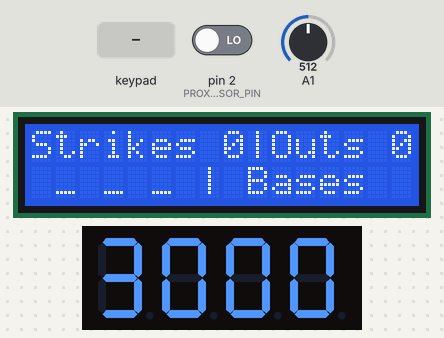
A sketch run on a simulated Arduino Uno, built with avr-gcc and run on an emulated ATmega328P. Parts: 16×2 character LCD, 4-digit seven-segment display. Inputs (shaded band) come from the test bench; at power-on: pin 2 (PROX_SENSOR_PIN) LOW, A1 = 512. What the sketch prints to the serial monitor is not drawn.

Above: at 2.3 s.
2.4 s: keypad keys 3 4 5 6 A pressed 0.4 s apart
At 3.9 s:
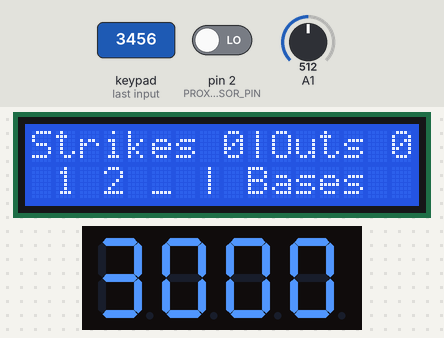
5.9 s: keypad keys 7 8 9 1 0 pressed 0.4 s apart
At 8.0 s:
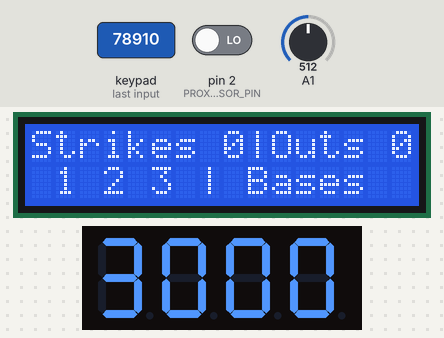
9.4 s: pin 2 (PROX_SENSOR_PIN) driven HIGH
At 12.3 s:
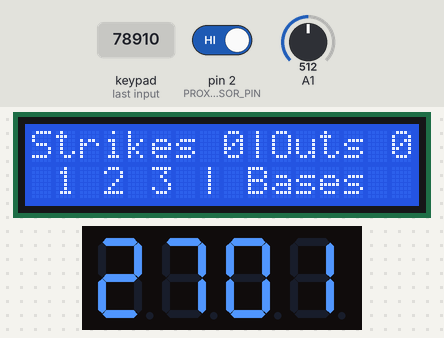
12.4 s: A1 set to 306
At 14.0 s:
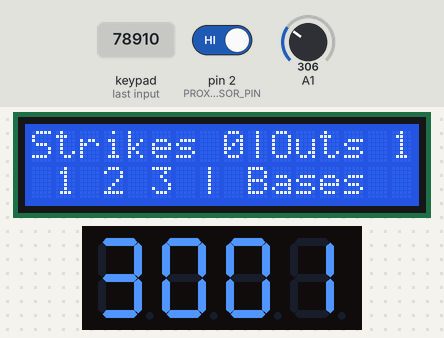
15.0 s: key '1' pressed
At 17.6 s:
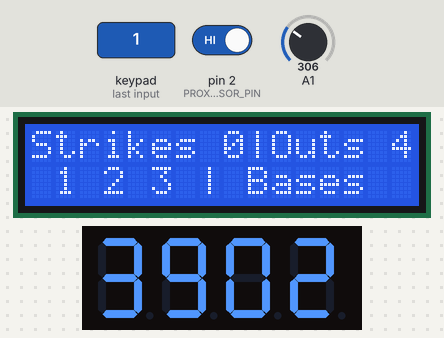
18.0 s: key '2' pressed
At 21.2 s:
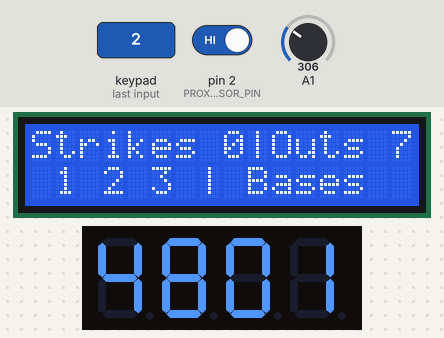
Timing chart, 0 to 22.0 s (numbered marks = the images above; inputs shaded):
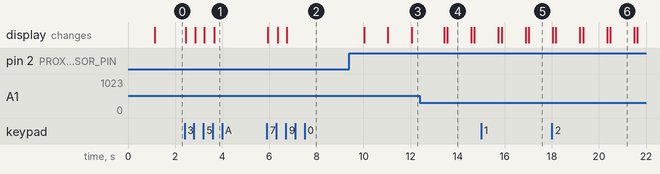

Measured:
- after the input at 2.4 s, the display: first changes after 0.05 s (image 1 shows a later state)
- after the input at 5.9 s, the display: first changes at once (image 2 shows a later state)
- after the input at 9.4 s, the display: first changes after 0.63 s (image 3 shows a later state)
- what the display in image 4 shows lasts 1.0 s, from 13.6 s to 14.6 s

The sketch:

Marketplace_Project.ino
```cpp
//Arduino marketplace scoreboard
//https://wokwi.com/projects/new/arduino-uno
#include <TM1637Display.h>
#include <Keypad.h>
#include <Wire.h>
#include <LiquidCrystal_I2C.h>

#include <avr/io.h>
#include <avr/interrupt.h>

// PINS
#define PROX_SENSOR_PIN 2
#define SEVEN_SEG_CLOCK_PIN 12
#define SEVEN_SEG_DIO_PIN 13

#define FIRST_BASE_TOGGLE '3'
#define SECOND_BASE_TOGGLE '6'
#define THIRD_BASE_TOGGLE '9'
#define ADD_SCORE '1'
#define SUBTRACT_SCORE '2'
#define ADD_STRIKES '4'
#define SUBTRACT_STRIKES '5'
#define ADD_OUTS '7'
#define SUBTRACT_OUTS '8'
#define RESET_ALL 'A'
#define RECALIBRATE_SENSORS 'B'
#define TOGGLE_TIMER 'C'

// How long does a new clock last for a turn
#define TURN_DURATION 30

// Set the LCD address to 0x27 for a 16 chars and 2 line display
// Adjust the address as needed, which can be found using an I2C scanner sketch
LiquidCrystal_I2C lcd(0x27, 16, 2);
unsigned long lcdGOdsp = 0;  // time when game ended
bool isPaused = false;

int turnSecsRemaining = TURN_DURATION;
unsigned long turnLastSecondCountdown = 0;  // millis() of last time we reduced turnSecsRemaining
bool timerRunning = false;                  // Indicates whether the timer is currently running
bool timerButtonToggle = false;

bool firstBase = false;
bool secondBase = false;
bool thirdBase = false;

int strikes = 0;
int outs = 0;
int score = 0;
int calibratedOutSensorValue = 0;

// Create a display object of type TM1637Display
TM1637Display display = TM1637Display(SEVEN_SEG_CLOCK_PIN, SEVEN_SEG_DIO_PIN);

// Create an array that turns all segments ON
const uint8_t allON[] = { 0xff, 0xff, 0xff, 0xff };

// Create an array that turns all segments OFF
const uint8_t allOFF[] = { 0x00, 0x00, 0x00, 0x00 };

const byte ROWS = 4;  //four rows
const byte COLS = 4;  //four columns
//define the cymbols on the buttons of the keypads
char hexaKeys[ROWS][COLS] = {
  { '1', '2', '3', 'A' },
  { '4', '5', '6', 'B' },
  { '7', '8', '9', 'C' },
  { '*', '0', '#', 'D' }
};

byte rowPins[ROWS] = { 3, 4, 5, 6 };   //connect to the row pinouts of the keypad
byte colPins[COLS] = { 7, 8, 9, 10 };  //connect to the column pinouts of the keypad
//initialize an instance of class NewKeypad
Keypad customKeypad = Keypad(makeKeymap(hexaKeys), rowPins, colPins, ROWS, COLS);

volatile bool timerFlag = false;
void setupOneSecondTimerInterrupt() {
  cli();  // Disable global interrupts

  // Configure Timer1 for a 1-second interrupt
  TCCR1A = 0;  // Set entire TCCR1A register to 0
  TCCR1B = 0;  // Same for TCCR1B

  // Set compare match register to desired timer count:
  // 16MHz Clock / 256 prescaler / 1Hz (1 second)
  OCR1A = 62499;  // = (16*10^6) / (256*1) - 1 (must be <65536)

  // Turn on CTC mode (Clear Timer on Compare Match)
  TCCR1B |= (1 << WGM12);

  // Set CS12 bit for 256 prescaler
  TCCR1B |= (1 << CS12);

  // Enable timer compare interrupt
  TIMSK1 |= (1 << OCIE1A);

  sei();  // Enable global interrupts
}

ISR(TIMER1_COMPA_vect) {
  timerFlag = true;
}

void checkTimerDecrement() {
  if (timerFlag) {
    timerFlag = false;
    // Serial.println("1 second passed");

    if (timerRunning) {
      turnSecsRemaining--;
      printTimerClean();
    }
  }
}

volatile bool needToHandleBallDetected = false;
void ballDetected() {
  needToHandleBallDetected = true;
}

unsigned long lastBallDetected = 0;
unsigned long ballDebounceThresholdMS = 750;
void handleBallDetected() {
  // Code to execute when the ball is detected

  // when did we last see the ball?
  unsigned long currentBallDetected = millis();

  if (currentBallDetected - lastBallDetected > ballDebounceThresholdMS) {
    // record current ball detection as last for tracking new debounce cycle
    lastBallDetected = currentBallDetected;
    startTimer();
  }
}


void calibrateSensor() {
  int outsensorValue = analogRead(A1);
  calibratedOutSensorValue = outsensorValue - 50;  // set the threshold to just below current value
  Serial.print("Setting outs calbration to ");
  Serial.println(calibratedOutSensorValue);
  Serial.print("Live reading is ");
  Serial.println(outsensorValue);
}

//TIMER FUNCTIONS START
void startTimer() {
  if (!timerRunning) {
    timerRunning = true;  // Mark the timer as running
    Serial.println("Timer started");
    printTimerClean();
  }
}

void pauseTimer() {
  timerRunning = false;  // Mark the timer as not running
  // Serial.println("Timer paused");
}

void resetTimer() {
  turnSecsRemaining = TURN_DURATION;
  Serial.println("Timer reset");
}

unsigned long getCurrentTime() {
  return turnSecsRemaining;
}


void displayScore() {        //LCD DISPLAY LOGIC
  char lcdDisplay[2][17] = { // 17 is b/c 16 chars + NULL string terminator
                             "",
                             ""
  };
  // structure lcdDisplay[0] and lcdDisplay[1] as desried
  snprintf(lcdDisplay[0], sizeof(lcdDisplay[0]), "Strikes %d|Outs %d", strikes, outs);
  snprintf(lcdDisplay[1], sizeof(lcdDisplay[1]), " _ _ _ | Bases       ");

  lcdDisplay[1][1] = firstBase ? '1' : '_';
  lcdDisplay[1][3] = secondBase ? '2' : '_';
  lcdDisplay[1][5] = thirdBase ? '3' : '_';

  if (lcdGOdsp) {  // Game over condition
    if (millis() - lcdGOdsp < 3000) {
      // display "game over" for a few seconds
      snprintf(lcdDisplay[0], sizeof(lcdDisplay[0]), "Game Over!         ");
      snprintf(lcdDisplay[1], sizeof(lcdDisplay[1]), "Your score is %d", score);
    } else if (score >= 10) {
      snprintf(lcdDisplay[0], sizeof(lcdDisplay[0]), "Congratulations!");
      snprintf(lcdDisplay[1], sizeof(lcdDisplay[1]), "You get a prize!");
    } else {  // lost
      snprintf(lcdDisplay[0], sizeof(lcdDisplay[0]), "No prize! ");
      snprintf(lcdDisplay[1], sizeof(lcdDisplay[1]), "Not enough runs!");
    }
  }

  // send line 1 to display
  lcd.setCursor(0, 0);
  lcd.print(lcdDisplay[0]);

  // send line 2 to display
  lcd.setCursor(0, 1);
  lcd.print(lcdDisplay[1]);
}

void plotValues() {  //DEBUG PHOTORESISTORS
  char plotterData[100];
  // pitching sensor data
  int pitchingsensorValue = analogRead(A0);

  // out sensor data
  int outsensorValue = analogRead(A1);
  snprintf(plotterData, sizeof(plotterData), "%d,%d", pitchingsensorValue, outsensorValue);
  Serial.println(plotterData);
}

int lastTimerAmount = 0;
void printTimerClean() {
  int timerAmount = turnSecsRemaining;
  if (timerAmount != lastTimerAmount) {
    lastTimerAmount = timerAmount;

    // Serial.println("Updating Timer Display");
    int seven_seg_complete = turnSecsRemaining * 100 + score;
    // Serial.println(score);pauseTim
    Serial.println(seven_seg_complete);
    display.showNumberDecEx(seven_seg_complete);  // enable colon
    //0b01000000
    // Serial.println(timerAmount);
    delay(100);
  }
}

void markGameOver() {
  lcdGOdsp = millis();  // log time of game over
}

void addOut() {
  outs += 1;
  return;
  if (outs < 3) {
    outs += 1;

    // game over?
    if (outs == 3) {
      markGameOver();
    }
  }
}


void setup() {  //VOID SETUP START
  setupOneSecondTimerInterrupt();
  delay(1000);  // Wait a bit before initializing serial to reduce startup noise
  pinMode(A1, INPUT);
  pinMode(A0, INPUT);  // Photoresistor / proximity sensor for pitching
  Serial.begin(9600);
  lcd.init();                // Initialize the LCD
  lcd.backlight();           // Turn on the backlight
  display.setBrightness(5);  // Turn on the 7 seg display
  display.clear();
  while (!Serial)
    ;  // Wait for Serial port to connect - necessary for Leonardo, Micro, etc.
  pinMode(PROX_SENSOR_PIN, INPUT);
  attachInterrupt(digitalPinToInterrupt(PROX_SENSOR_PIN), ballDetected, CHANGE);
  Serial.println("Setup complete");  // First message to indicate setup is done
  calibrateSensor();
  displayScore();
}

void loop() {  //VOID LOOP START

  if (needToHandleBallDetected) {
    handleBallDetected();
    needToHandleBallDetected = false;
  }

  checkTimerDecrement();
  printTimerClean();
  displayScore();
  //keypad

  char customKey = customKeypad.getKey();

  //keypad c = pause timer
  if (customKey == TOGGLE_TIMER) {
    Serial.println("toggle timer");
    timerButtonToggle = !timerButtonToggle;
    if (timerButtonToggle == true) {
    Serial.println("pause timer");
      pauseTimer();

    } else {
          Serial.println("unpause timer");

      startTimer();
    }
  }

  //bases on keypad
  if (customKey == FIRST_BASE_TOGGLE) {
    firstBase = !firstBase;
  }

  if (customKey == SECOND_BASE_TOGGLE) {
    secondBase = !secondBase;
  }
  if (customKey == THIRD_BASE_TOGGLE) {
    thirdBase = !thirdBase;
  }


  if (customKey == RECALIBRATE_SENSORS) {
    calibrateSensor();
  }
  //photoresitor outs
  int outsensorValue = analogRead(A1);

  if (outsensorValue <= calibratedOutSensorValue) {
    pauseTimer();
    turnSecsRemaining += 3;
    addOut();
    delay(1000);
  }
  //reset all
  if (customKey == RESET_ALL) {
    outs = 0;
    score = 0;
    strikes = 0;
    resetTimer();
    pauseTimer();
    lcdGOdsp = 0;  // reset game over event time
    Serial.println("Resetting all");
  }
  //timer = 0 + out
  if (getCurrentTime() == 0) {
    strikes = strikes + 2;
    resetTimer();
    pauseTimer();
  }
  //strike outs score plus
  if (customKey == ADD_SCORE) {
    Serial.println("blach");
    score = score + 1;
    if (score == 10) {
      markGameOver();
    }
  }

  if (customKey == ADD_STRIKES) {  //add strikes
    strikes = strikes + 1;
  }

  if (customKey == ADD_OUTS) {  //add outs
    addOut();
  }

  //score strike outs minus
  if (customKey == SUBTRACT_SCORE) {  //subtract score
    score = score - 1;
  }

  if (customKey == SUBTRACT_STRIKES) {  //subtract strikes
    strikes = strikes - 1;
  }

  if (customKey == SUBTRACT_OUTS) {  //subtract outs
    outs = outs - 1;
  }

  if (strikes == 3) {  //3 strikes = 1 out
    strikes = 0;
    addOut();
  }
}
```
